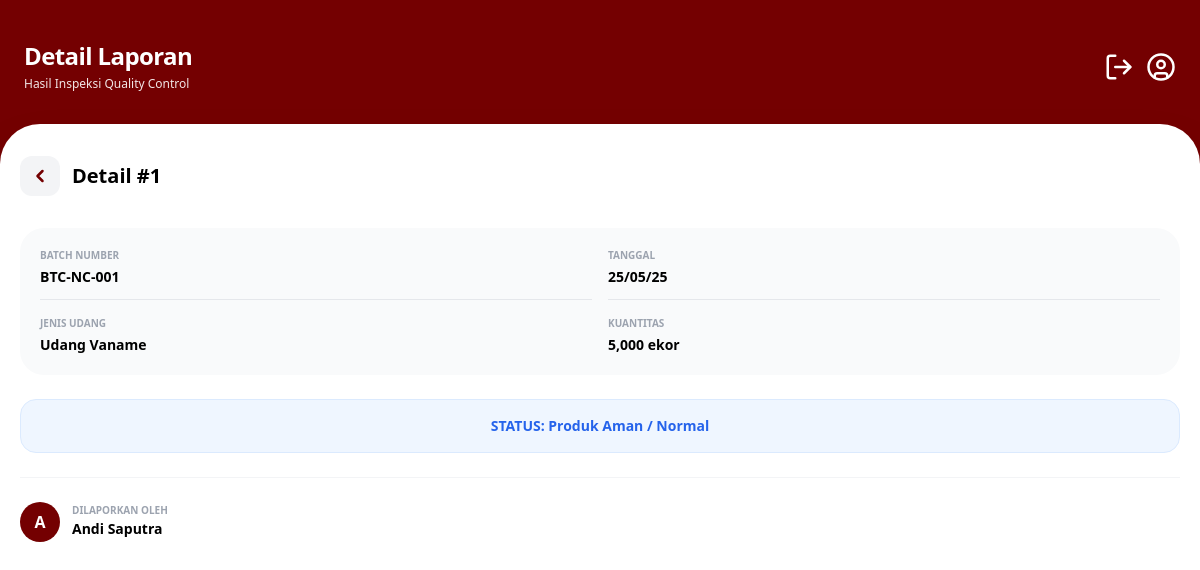
The app's page /detail_laporan.php?id=1 (signed in) with its own data.
### tables this page shows
CREATE TABLE `laporannoncacat` (
  `id` int(11) NOT NULL,
  `id_user` int(11) NOT NULL,
  `batch_number` varchar(50) NOT NULL,
  `jenis_udang` varchar(50) NOT NULL,
  `tanggal` date NOT NULL,
  `kuantitas` int(11) NOT NULL,
  `ukuran_sampel` int(11) NOT NULL,
  `deskripsi` text DEFAULT NULL,
  `status` enum('menunggu','diterima','ditolak') DEFAULT 'menunggu',
  `catatan_kepala` text DEFAULT NULL,
  `created_at` timestamp NOT NULL DEFAULT current_timestamp()
);

CREATE TABLE `users` (
  `id` int(11) NOT NULL,
  `nip` varchar(20) NOT NULL,
  `password` varchar(255) NOT NULL,
  `nama_lengkap` varchar(100) NOT NULL,
  `jabatan` enum('admin','staff','kepala','manajer','supervisor') NOT NULL,
  `email` varchar(100) NOT NULL,
  `no_telp` varchar(20) NOT NULL,
  `alamat` text NOT NULL
);

### detail_laporan.php (the view, shortened to what this page needs)
<?php
include 'auth.php';
$id = mysqli_real_escape_string($conn, $_GET['id']);
$type = mysqli_real_escape_string($conn, $_GET['type']);
$role = $_SESSION['jabatan'];
if ($type === 'cacat') {
    $query = "SELECT l.*, u.nama_lengkap as staff FROM laporancacat l
              JOIN users u ON l.id_user = u.id WHERE l.id = '$id'";
} else {
    $query = "SELECT l.*, u.nama_lengkap as staff FROM laporannoncacat l
              JOIN users u ON l.id_user = u.id WHERE l.id = '$id'";
}
$result = mysqli_query($conn, $query);
$data = mysqli_fetch_assoc($result);
?>
<!DOCTYPE html>
<html lang="id">
<head>
    <?php include 'ui_config.php'; ?>
    <script src="https://cdn.tailwindcss.com"></script>
</head>
<body class="bg-utama font-sans antialiased">
    <?php include 'header.php'; ?>
    <main class="bg-white rounded-t-[40px] mt-4 min-h-screen px-5 pt-8 pb-24 shadow-2xl relative">
        <div class="flex items-center justify-between mb-8">
            <div class="flex items-center gap-3">
                <?php
                $back_link = 'dashboard_staff_qc.php';
                ?>
                <a href="<?= $back_link ?>" class="bg-gray-100 text-utama w-10 h-10 rounded-xl flex items-center justify-center active:scale-90 transition-all">
                    <svg xmlns="http://www.w3.org/2000/svg" width="20" height="20" viewBox="0 0 24 24" fill="none" stroke="currentColor" stroke-width="3" stroke-linecap="round" stroke-linejoin="round">
                        <path d="m15 18-6-6 6-6" />
                    </svg>
                </a>
                <h2 class="text-xl font-bold text-black">Detail #<?= $data['id'] ?></h2>
            </div>
        </div>
        <div class="space-y-6">
            <div class="grid grid-cols-2 gap-4 bg-gray-50 p-5 rounded-3xl">
                <div class="border-b border-gray-200 pb-3">
                    <p class="text-[10px] text-gray-400 font-bold uppercase mb-1">Batch Number</p>
                    <p class="text-sm font-bold text-black"><?= $data['batch_number'] ?></p>
                </div>
                <div class="border-b border-gray-200 pb-3">
                    <p class="text-[10px] text-gray-400 font-bold uppercase mb-1">Tanggal</p>
                    <p class="text-sm font-bold text-black"><?= date('d/m/y', strtotime($data['tanggal'])) ?></p>
                </div>
                <div>
                    <p class="text-[10px] text-gray-400 font-bold uppercase mb-1">Jenis Udang</p>
                    <p class="text-sm font-bold text-black"><?= $data['jenis_udang'] ?></p>
                </div>
                <div>
                    <p class="text-[10px] text-gray-400 font-bold uppercase mb-1">Kuantitas</p>
                    <p class="text-sm font-bold text-black"><?= number_format($data['kuantitas']) ?> ekor</p>
                </div>
            </div>
            <?php if ($type === 'cacat'): ?>
                <div class="bg-red-50 border-l-4 border-red-500 p-4 rounded-2xl">
                    <p class="text-[10px] text-red-400 font-bold uppercase">Tingkat Keparahan</p>
                    <p class="text-md font-bold text-red-800"><?= $data['keparahan'] ?></p>
                </div>
                <div class="pt-2">
                    <h3 class="text-[10px] font-bold text-gray-400 uppercase mb-2">Deskripsi Temuan</h3>
                    <div class="bg-gray-50 p-4 rounded-2xl border border-dashed border-gray-200">
                        <p class="text-sm text-gray-600 italic">"<?= $data['deskripsi'] ?: 'Tidak ada catatan.' ?>"</p>
                    </div>
                </div>
                <div class="mt-4 pt-6 border-t-2 border-gray-100">
                    <h3 class="text-sm font-bold text-black mb-4 flex items-center gap-2">Tinjauan Kepala QC</h3>
                    <?php if ($role === 'kepala'): ?>
                        <form action="" method="POST" class="space-y-4">
                            <input type="hidden" name="proses_laporan" value="1">
                            <div>
                                <label class="text-[10px] font-bold text-gray-400 uppercase ml-2">Keputusan Status</label>
                                <div class="grid grid-cols-2 gap-3 mt-1">
                                    <label class="cursor-pointer">
                                        <input type="radio" name="status" value="diterima" class="peer hidden" <?= $data['status'] == 'diterima' ? 'checked' : '' ?> required>
                                        <div class="text-center p-3 rounded-2xl border-2 border-gray-100 peer-checked:border-green-500 peer-checked:bg-green-50 text-gray-400 peer-checked:text-green-600 font-bold text-sm transition-all">Terima</div>
                                    </label>
                                    <label class="cursor-pointer">
                                        <input type="radio" name="status" value="ditolak" class="peer hidden" <?= $data['status'] == 'ditolak' ? 'checked' : '' ?> required>
                                        <div class="text-center p-3 rounded-2xl border-2 border-gray-100 peer-checked:border-red-500 peer-checked:bg-red-50 text-gray-400 peer-checked:text-red-600 font-bold text-sm transition-all">Tolak</div>
                                    </label>
                                </div>
                            </div>
                            <div>
                                <label class="text-[10px] font-bold text-gray-400 uppercase ml-2">Catatan/Instruksi</label>
                                <textarea name="catatan_kepala" rows="3" class="w-full mt-1 p-4 bg-gray-50 border border-gray-200 rounded-2xl text-sm focus:outline-none focus:border-utama transition-all" placeholder="Tulis instruksi..."><?= $data['catatan_kepala'] ?></textarea>
                            </div>
                            <button type="submit" class="w-full bg-utama text-white font-bold py-4 rounded-2xl shadow-lg active:scale-95 transition-all">Simpan Keputusan</button>
                        </form>
                    <?php else: ?>
                        <div class="bg-gray-50 p-4 rounded-2xl border border-gray-100">
                            <p class="text-[10px] text-gray-400 font-bold uppercase mb-1">Instruksi Kepala</p>
                            <p class="text-sm text-gray-700 font-medium"><?= $data['catatan_kepala'] ?: 'Belum ada catatan.' ?></p>
                        </div>
                    <?php endif; ?>
                </div>
            <?php else: ?>
                <div class="bg-blue-50 p-4 rounded-2xl text-center border border-blue-100">
                    <p class="text-sm font-bold text-blue-600">STATUS: Produk Aman / Normal</p>
                </div>
            <?php endif; ?>
            <div class="mt-8 pt-6 border-t border-gray-100 flex items-center gap-3">
                <div class="w-10 h-10 bg-utama text-white flex items-center justify-center rounded-full font-bold">
                    <?= substr($data['staff'], 0, 1) ?>
                </div>
                <div>
                    <p class="text-[10px] text-gray-400 font-bold uppercase leading-none mb-1">Dilaporkan Oleh</p>
                    <p class="text-sm font-bold text-black"><?= $data['staff'] ?></p>
                </div>
            </div>
        </div>
    </main>
</body>
</html>

### style/color.css (style rules this page uses)
:root { --color-primary: #740001; --color-primary-dark: #4a0000; --color-background: #EDF3F6; --color-white: #FFFFFF; --color-black: #000000; --color-accent: #3385FF; --color-success: #00b894; --color-warning: #f1c40f; --color-danger: #cc0000; }
body { background-color: var(--color-primary); color: var(--color-black); }
.bg-utama { background-color: var(--color-primary); }
.text-utama { color: var(--color-primary); }

### records on screen
laporannoncacat: id "1", batch_number "BTC-NC-001", tanggal "25/05/25", jenis_udang "Udang Vaname", kuantitas "5,000", id_user.nama_lengkap "A", id_user.nama_lengkap "Andi Saputra"

### other values on screen
$title "Detail Laporan"
$subtitle "Hasil Inspeksi Quality Control"
